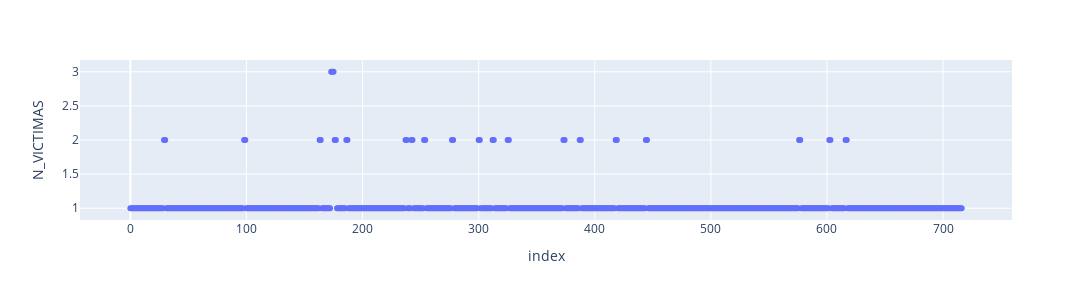

The cell this chart's notebook holds for it:
### Code cell
fig.show()

### Figure 1 — Plotly figure (JSON) as saved in the notebook; plotly's stock layout.template omitted (floating-point values rounded to 4 significant figures; data arrays with more than 128 entries replaced by an {"elided": "..."} marker saying what was removed)
{"data": [{"hovertemplate": "index=%{x}<br>N_VICTIMAS=%{y}<extra></extra>", "legendgroup": "", "marker": {"color": "#636efa", "symbol": "circle"}, "mode": "markers", "name": "", "orientation": "v", "showlegend": false, "type": "scatter", "x": {"elided": "717 int values"}, "xaxis": "x", "y": {"elided": "717 int values"}, "yaxis": "y"}], "layout": {"height": 300, "legend": {"tracegroupgap": 0}, "margin": {"t": 60}, "width": 1200, "xaxis": {"anchor": "y", "domain": [0, 1], "title": {"text": "index"}}, "yaxis": {"anchor": "x", "domain": [0, 1], "title": {"text": "N_VICTIMAS"}}}}
